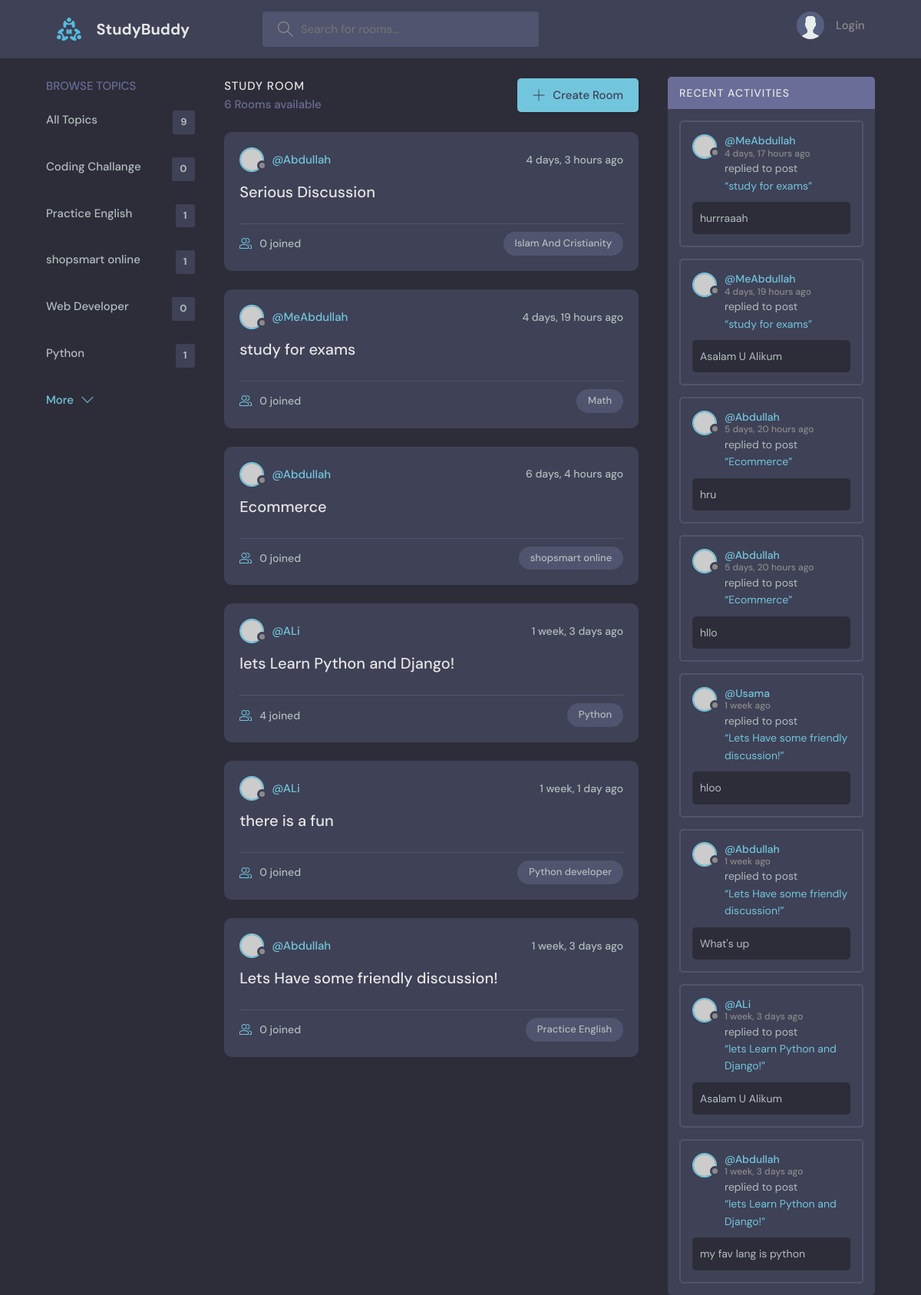
Before: / with the older database file.
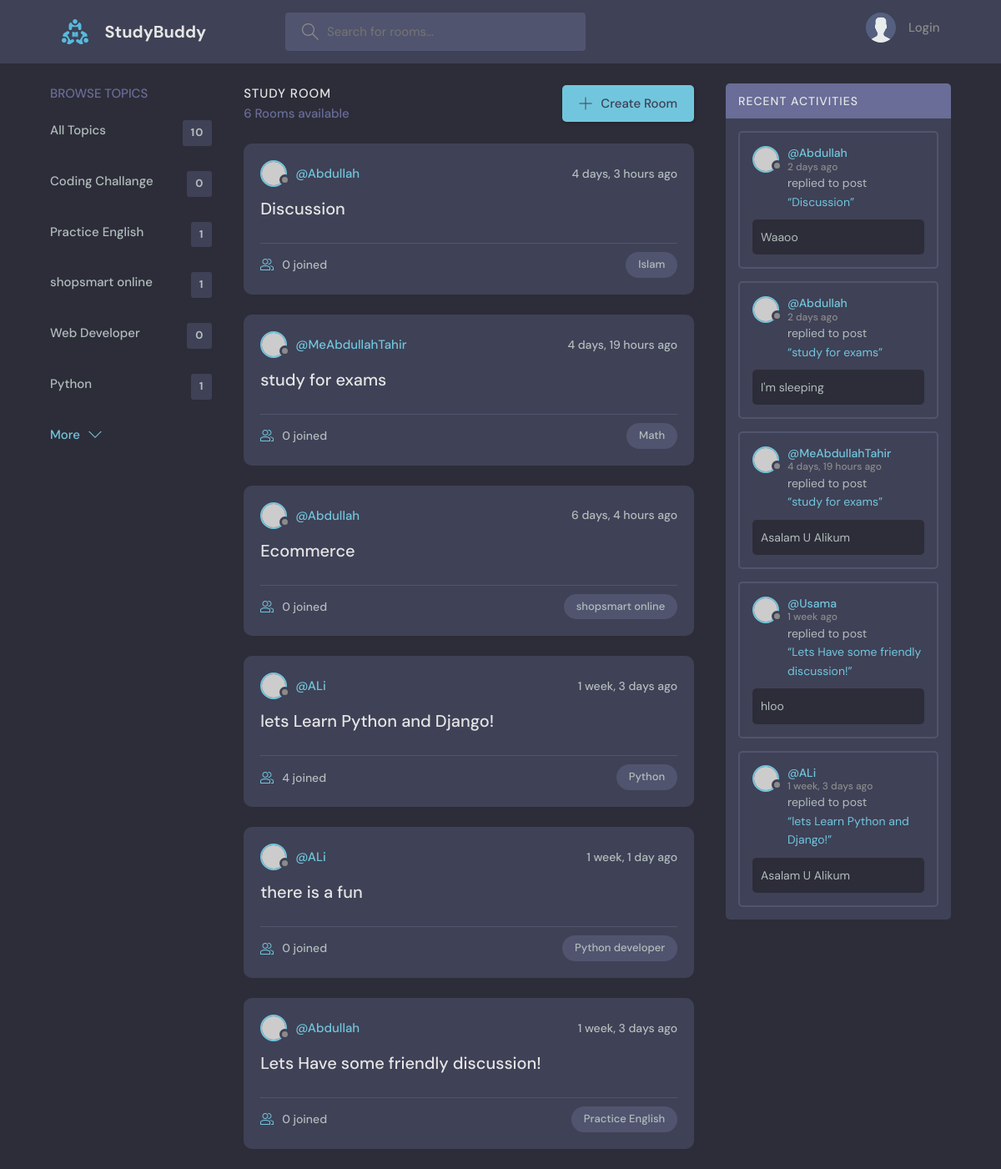
After: the same page with the newer database file.
### base/models.py (models this page shows, shortened)
class Topic(models.Model):
    name = models.CharField(max_length=200)
    def __str__(self):
        return self.name

class Room(models.Model):
    host = models.ForeignKey(User, on_delete=models.SET_NULL, null=True)
    topic = models.ForeignKey(Topic, on_delete=models.SET_NULL, null=True)
    name = models.CharField(max_length=200)
    participants = models.ManyToManyField(User,related_name="participants",blank=True)
    description = models.TextField(null=True, blank=True)
    updated = models.DateTimeField(auto_now=True)
    created = models.DateTimeField(auto_now_add=True)
    class Meta:
        ordering = ['-updated', '-created']
    def __str__(self):
        return self.name

class Message(models.Model):
    user = models.ForeignKey(User, on_delete=models.CASCADE)
    room = models.ForeignKey(Room, on_delete=models.CASCADE)
    body = models.TextField()
    updated = models.DateTimeField(auto_now=True)
    created = models.DateTimeField(auto_now_add=True)
    class Meta:
        ordering = ['-updated', '-created']

### base/views.py (the view)
# urls.py: path('',views.home,name="home"),
def home(request):
    q = request.GET.get('q', '')
    rooms = Room.objects.filter(
        Q(topic__name__icontains=q) |
        Q(name__icontains=q) |
        Q(host__username__icontains=q)
    )
    room_messages = Message.objects.filter(Q(room__topic__name__icontains = q))
    topics = Topic.objects.all()
    topics = Topic.objects.annotate(room_count=Count('room'))
    context = {'rooms': rooms, 'topics': topics,
                'room_messages':room_messages,
               }
    return render(request, 'base/home.html', context)

### base/templates/base/home.html
{% extends 'main.html' %} {% block content %}
    <main class="layout layout--3">
      <div class="container">
        <div>
          {% include 'base/topic_component.html' %}
        </div>
         <div>
          {% include 'base/feed_component.html' %}
         </div>
        <div>{% include 'base/activity_component.html' %}
        </div>
      </div>
    </main>
   {% endblock content %}

### base/templates/base/topic_component.html
{% block content %}
<div class="topics">
  <div class="topics__header">
    <h2>Browse Topics</h2>
  </div>
  <ul class="topics__list">
    <li>
      <a href="{% url 'home' %}">All Topics<span>{{ topics.count }}</span></a>
    </li>
    {% for topic in topics|slice:":5" %}
    <li>
      <div>
        <a href="{% url 'home' %}?q={{ topic.name }}"
          >{{ topic.name }} <span>{{ topic.room_count }}</span></a
        >
      </div>
    </li>
    {% endfor %}
  </ul>
  <a class="btn btn--link" href="{% url 'topics' %}">
    More
    <svg
      version="1.1"
      xmlns="http://www.w3.org/2000/svg"
      width="32"
      height="32"
      viewBox="0 0 32 32"
    >
      <title>chevron-down</title>
      <path d="M16 21l-13-13h-3l16 16 16-16h-3l-13 13z"></path>
    </svg>
  </a>
</div>
{% endblock content %}

### base/templates/base/feed_component.html (shortened to what this page needs)
{% load static %}
<div>
  <div class="roomList">
    <div class="roomList__header">
      <div>
        <h2>Study Room</h2>
        <p>{{rooms.count}} Rooms available</p>
      </div>
      {% if request.user.is_authenticated %}
      <a class="btn btn--main" href="{% url 'create_room' %}">
        <svg
          version="1.1"
          xmlns="http://www.w3.org/2000/svg"
          width="32"
          height="32"
          viewBox="0 0 32 32"
        >
          <title>add</title>
          <path
            d="M16.943 0.943h-1.885v14.115h-14.115v1.885h14.115v14.115h1.885v-14.115h14.115v-1.885h-14.115v-14.115z"
          ></path>
        </svg>
        Create Room
      </a>
      {% else %}
      <a class="btn btn--main" href="{% url 'login_page' %}">
        <svg
          version="1.1"
          xmlns="http://www.w3.org/2000/svg"
          width="32"
          height="32"
          viewBox="0 0 32 32"
        >
          <title>add</title>
          <path
            d="M16.943 0.943h-1.885v14.115h-14.115v1.885h14.115v14.115h1.885v-14.115h14.115v-1.885h-14.115v-14.115z"
          ></path>
        </svg>
        Create Room
      </a>
      {% endif %}
    </div>
    {% for room in rooms %}
    <div class="roomListRoom">
      <div class="roomListRoom__header">
        <a
          href="{% url 'userProfile' room.host.id %}"
          class="roomListRoom__author"
        >
          <div class="avatar avatar--small">
            <img src="https://randomuser.me/api/portraits/women/11.jpg" />
          </div>
          <span>@{{room.host.username}}</span>
        </a>
        <div class="roomListRoom__actions">
          <span>{{ room.created|timesince }} ago</span>
        </div>
      </div>
      <div class="roomListRoom__content">
        <a href="{% url 'room' room.id %}">{{ room.name }}</a>
      </div>
      <div class="roomListRoom__meta">
        <a href="{% url 'room' room.id %}" class="roomListRoom__joined">
          {{ room.participants.count }} joined
        </a>
        <p class="roomListRoom__topic">{{ room.topic }}</p>
      </div>
    </div>
    {% endfor %}
  </div>
</div>

### base/templates/base/activity_component.html (shortened to what this page needs)
<div class="activities">
  <div class="activities__header">
    <h2>Recent Activities</h2>
  </div>
  {% for msg in room_messages %}
  <div class="activities__box">
    <div class="activities__boxHeader roomListRoom__header">
      <a
        href="{% url 'userProfile' msg.user.id %}"
        class="roomListRoom__author"
      >
        <div class="avatar avatar--small">
          <img src="https://randomuser.me/api/portraits/women/11.jpg" />
        </div>
        <p>
          @{{msg.user}}
          <span>{{ msg.created|timesince }} ago</span>
        </p>
      </a>
    </div>
    <div class="activities__boxContent">
      <p>
        replied to post
        <a href="{% url 'room' msg.room.id %}">“{{msg.room}}”</a>
      </p>
      <div class="activities__boxRoomContent">{{ msg.body }}</div>
    </div>
  </div>
  {% empty %}
  <pre>   No Recent Activity.</pre>
  {% endfor %}
</div>

Changed rows visible on the page:
removed Message: user "MeAbdullah", created "4 days, 17 hours", room "study for exams", body "hurrraaah"
removed Message: user "Abdullah", created "5 days, 20 hours", room "Ecommerce", body "hru"
removed Message: user "Abdullah", created "5 days, 20 hours", room "Ecommerce", body "hllo"
removed Message: user "Abdullah", created "1 week", room "Lets Have some friendly discussion!", body "What's up"
removed Message: user "Abdullah", created "1 week, 3 days", room "lets Learn Python and Django!", body "my fav lang is python"
changed Room: name "Serious Discussion" → "Discussion"; topic "Islam And Cristianity" → "Islam"
changed through a linked row, Room "study for exams": host.username "MeAbdullah" → "MeAbdullahTahir"
added Message: user "Abdullah", created "2 days", room "Discussion", body "Waaoo"
added Message: user "Abdullah", created "2 days", room "study for exams", body "I'm sleeping"
changed through a linked row, Message: user "MeAbdullah" → "MeAbdullahTahir"
Other visible differences:
{{ topics.count }}: "9" → "10"
